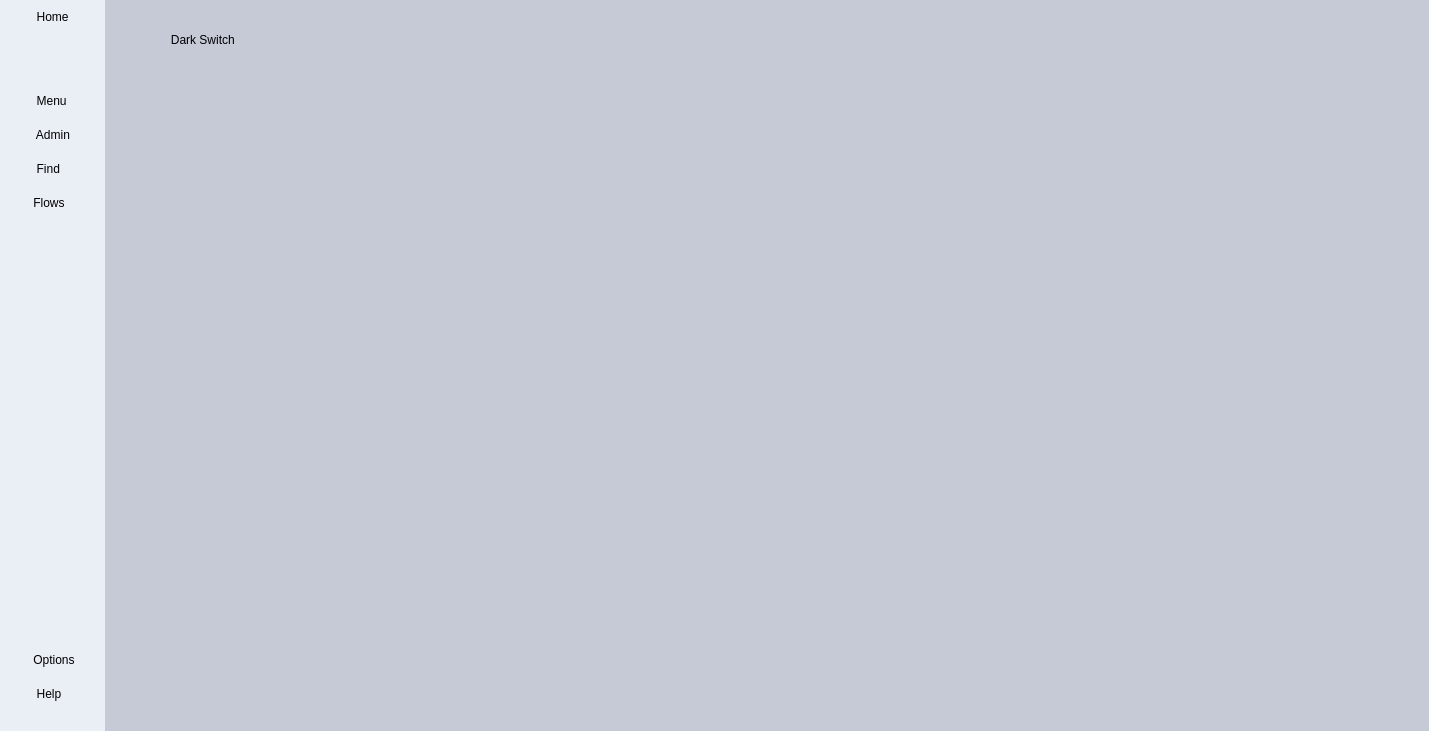
<?xml version="1.0" encoding="UTF-8"?>
<ui version="4.0">
 <class>MainApp</class>
 <widget class="QMainWindow" name="MainApp">
  <property name="geometry">
   <rect>
    <x>0</x>
    <y>0</y>
    <width>1429</width>
    <height>731</height>
   </rect>
  </property>
  <property name="windowTitle">
   <string/>
  </property>
  <property name="windowIcon">
   <iconset resource="../resources/resources.qrc">
    <normaloff>:/icons/icons/white/manage.png</normaloff>:/icons/icons/white/manage.png</iconset>
  </property>
  <property name="styleSheet">
   <string notr="true">*{
	border: none;
	background-color: transparent;
	background: none;
	margin: 0;
	padding: 0;
	color: black;
}

#MainGUI{
	background-color: #272727;
}

#SubMenu{
	background-color: #eaeff5;
}

QToolTip{
	background-color: #eaeff5; color: black;
}

#SubMenu QPushButton{
	font: 12pt &quot;Calibri&quot;;
	text-align: left;
	padding: 10px 20px;
}

#SubMenu QPushButton:Hover{
	background-color: #d4d8e2;
}

#SubMenu QPushButton:Focus{
	background-color: #c5cad6;
	border-left: 8px solid #000;
	font-size: 12.5pt;
		/*border-top-left-radius: 32px;
	border-bottom-left-radius: 32px;*/
}

#Content QHeaderView::section{background-color: #a2a6ae;border-radius:3px;font-size: 12pt;}
#Content QTableWidget::item{background-color: #c5cad6;}
#Content QTableWidget::item:Alternate{background-color: #a2a6ae;}
#Content QTableWidget::item:Hover{background-color: #d4d8e2;}

#Content QTreeView::item{background-color: #c5cad6;}
#Content QTreeView::item:Alternate{background-color: #a2a6ae;}
#Content QTreeView::item:Hover{background-color: #d4d8e2;}

#title, #title_2{
	font-size: 16pt;
	font-weight: bold;
}

#SupplyBtnContainer QPushButton{
	font: 12pt &quot;Calibri&quot;;
	text-align: left;
	padding: 10px 20px;
	border: 1px solid #202020;
	border-radius: 5px;
}

</string>
  </property>
  <property name="iconSize">
   <size>
    <width>45</width>
    <height>45</height>
   </size>
  </property>
  <widget class="QWidget" name="MainGUI">
   <layout class="QGridLayout" name="gridLayout_2">
    <property name="leftMargin">
     <number>0</number>
    </property>
    <property name="topMargin">
     <number>0</number>
    </property>
    <property name="rightMargin">
     <number>0</number>
    </property>
    <property name="bottomMargin">
     <number>0</number>
    </property>
    <property name="spacing">
     <number>0</number>
    </property>
    <item row="0" column="0">
     <widget class="QWidget" name="Menu" native="true">
      <layout class="QVBoxLayout" name="verticalLayout">
       <property name="spacing">
        <number>0</number>
       </property>
       <property name="leftMargin">
        <number>0</number>
       </property>
       <property name="topMargin">
        <number>0</number>
       </property>
       <property name="rightMargin">
        <number>0</number>
       </property>
       <property name="bottomMargin">
        <number>0</number>
       </property>
       <item alignment="Qt::AlignLeft">
        <widget class="QWidget" name="SubMenu" native="true">
         <layout class="QVBoxLayout" name="verticalLayout_2">
          <property name="spacing">
           <number>0</number>
          </property>
          <property name="leftMargin">
           <number>0</number>
          </property>
          <property name="topMargin">
           <number>0</number>
          </property>
          <property name="rightMargin">
           <number>0</number>
          </property>
          <property name="bottomMargin">
           <number>0</number>
          </property>
          <item>
           <widget class="QFrame" name="MenuFrame">
            <property name="frameShape">
             <enum>QFrame::StyledPanel</enum>
            </property>
            <property name="frameShadow">
             <enum>QFrame::Raised</enum>
            </property>
            <layout class="QHBoxLayout" name="horizontalLayout_2">
             <property name="spacing">
              <number>0</number>
             </property>
             <property name="leftMargin">
              <number>0</number>
             </property>
             <property name="topMargin">
              <number>0</number>
             </property>
             <property name="rightMargin">
              <number>0</number>
             </property>
             <property name="bottomMargin">
              <number>0</number>
             </property>
             <item>
              <widget class="QPushButton" name="HomeBtn">
               <property name="focusPolicy">
                <enum>Qt::ClickFocus</enum>
               </property>
               <property name="toolTip">
                <string>Home</string>
               </property>
               <property name="styleSheet">
                <string notr="true"/>
               </property>
               <property name="text">
                <string>     Home</string>
               </property>
               <property name="icon">
                <iconset resource="../resources/resources.qrc">
                 <normaloff>:/icons/icons/black/home.png</normaloff>:/icons/icons/black/home.png</iconset>
               </property>
               <property name="iconSize">
                <size>
                 <width>48</width>
                 <height>48</height>
                </size>
               </property>
              </widget>
             </item>
            </layout>
           </widget>
          </item>
          <item alignment="Qt::AlignTop">
           <widget class="QFrame" name="HomeFrame">
            <property name="frameShape">
             <enum>QFrame::StyledPanel</enum>
            </property>
            <property name="frameShadow">
             <enum>QFrame::Raised</enum>
            </property>
            <layout class="QVBoxLayout" name="verticalLayout_4">
             <property name="spacing">
              <number>0</number>
             </property>
             <property name="leftMargin">
              <number>0</number>
             </property>
             <property name="topMargin">
              <number>50</number>
             </property>
             <property name="rightMargin">
              <number>0</number>
             </property>
             <property name="bottomMargin">
              <number>20</number>
             </property>
             <item>
              <widget class="QPushButton" name="MenuBtn">
               <property name="focusPolicy">
                <enum>Qt::ClickFocus</enum>
               </property>
               <property name="toolTip">
                <string>Menu</string>
               </property>
               <property name="styleSheet">
                <string notr="true"/>
               </property>
               <property name="text">
                <string>     Menu   </string>
               </property>
               <property name="icon">
                <iconset resource="../resources/resources.qrc">
                 <normaloff>:/icons/icons/black/menu.svg</normaloff>:/icons/icons/black/menu.svg</iconset>
               </property>
               <property name="iconSize">
                <size>
                 <width>48</width>
                 <height>48</height>
                </size>
               </property>
              </widget>
             </item>
             <item>
              <widget class="QPushButton" name="AdminBtn">
               <property name="focusPolicy">
                <enum>Qt::ClickFocus</enum>
               </property>
               <property name="toolTip">
                <string>Administrator Account</string>
               </property>
               <property name="styleSheet">
                <string notr="true"/>
               </property>
               <property name="text">
                <string>     Admin</string>
               </property>
               <property name="icon">
                <iconset resource="../resources/resources.qrc">
                 <normaloff>:/icons/icons/black/admin.png</normaloff>:/icons/icons/black/admin.png</iconset>
               </property>
               <property name="iconSize">
                <size>
                 <width>48</width>
                 <height>48</height>
                </size>
               </property>
              </widget>
             </item>
             <item>
              <widget class="QPushButton" name="FindBtn">
               <property name="focusPolicy">
                <enum>Qt::ClickFocus</enum>
               </property>
               <property name="toolTip">
                <string>Find Users / Materials</string>
               </property>
               <property name="text">
                <string>     Find</string>
               </property>
               <property name="icon">
                <iconset resource="../resources/resources.qrc">
                 <normaloff>:/icons/icons/black/find.png</normaloff>:/icons/icons/black/find.png</iconset>
               </property>
               <property name="iconSize">
                <size>
                 <width>48</width>
                 <height>48</height>
                </size>
               </property>
              </widget>
             </item>
             <item>
              <widget class="QPushButton" name="FlowsBtn">
               <property name="focusPolicy">
                <enum>Qt::ClickFocus</enum>
               </property>
               <property name="toolTip">
                <string>See the current flow of materials</string>
               </property>
               <property name="text">
                <string>    Flows    </string>
               </property>
               <property name="icon">
                <iconset resource="../resources/resources.qrc">
                 <normaloff>:/icons/icons/black/flows.png</normaloff>:/icons/icons/black/flows.png</iconset>
               </property>
               <property name="iconSize">
                <size>
                 <width>48</width>
                 <height>48</height>
                </size>
               </property>
              </widget>
             </item>
            </layout>
           </widget>
          </item>
          <item>
           <spacer name="verticalSpacer">
            <property name="orientation">
             <enum>Qt::Vertical</enum>
            </property>
            <property name="sizeHint" stdset="0">
             <size>
              <width>20</width>
              <height>40</height>
             </size>
            </property>
           </spacer>
          </item>
          <item>
           <widget class="QFrame" name="OptionsFrame">
            <property name="frameShape">
             <enum>QFrame::StyledPanel</enum>
            </property>
            <property name="frameShadow">
             <enum>QFrame::Raised</enum>
            </property>
            <layout class="QVBoxLayout" name="verticalLayout_3">
             <property name="spacing">
              <number>0</number>
             </property>
             <property name="leftMargin">
              <number>0</number>
             </property>
             <property name="topMargin">
              <number>20</number>
             </property>
             <property name="rightMargin">
              <number>0</number>
             </property>
             <property name="bottomMargin">
              <number>20</number>
             </property>
             <item>
              <widget class="QPushButton" name="OptionsBtn">
               <property name="focusPolicy">
                <enum>Qt::ClickFocus</enum>
               </property>
               <property name="toolTip">
                <string>View the settings</string>
               </property>
               <property name="styleSheet">
                <string notr="true"/>
               </property>
               <property name="text">
                <string>    Options   </string>
               </property>
               <property name="icon">
                <iconset resource="../resources/resources.qrc">
                 <normaloff>:/icons/icons/black/options.png</normaloff>:/icons/icons/black/options.png</iconset>
               </property>
               <property name="iconSize">
                <size>
                 <width>48</width>
                 <height>48</height>
                </size>
               </property>
              </widget>
             </item>
             <item>
              <widget class="QPushButton" name="HelpBtn">
               <property name="focusPolicy">
                <enum>Qt::ClickFocus</enum>
               </property>
               <property name="toolTip">
                <string>How to use the App</string>
               </property>
               <property name="styleSheet">
                <string notr="true"/>
               </property>
               <property name="text">
                <string>     Help</string>
               </property>
               <property name="icon">
                <iconset resource="../resources/resources.qrc">
                 <normaloff>:/icons/icons/black/help.png</normaloff>:/icons/icons/black/help.png</iconset>
               </property>
               <property name="iconSize">
                <size>
                 <width>48</width>
                 <height>48</height>
                </size>
               </property>
              </widget>
             </item>
            </layout>
           </widget>
          </item>
         </layout>
        </widget>
       </item>
      </layout>
     </widget>
    </item>
    <item row="0" column="1">
     <widget class="QWidget" name="Body" native="true">
      <property name="sizePolicy">
       <sizepolicy hsizetype="Expanding" vsizetype="Preferred">
        <horstretch>0</horstretch>
        <verstretch>0</verstretch>
       </sizepolicy>
      </property>
      <property name="styleSheet">
       <string notr="true">background-color: #c5cad6;</string>
      </property>
      <layout class="QGridLayout" name="gridLayout">
       <item row="0" column="0">
        <widget class="QStackedWidget" name="Content">
         <property name="currentIndex">
          <number>5</number>
         </property>
         <widget class="QWidget" name="HomePage">
          <layout class="QHBoxLayout" name="horizontalLayout">
           <item>
            <widget class="QFrame" name="HomeContainer">
             <property name="frameShape">
              <enum>QFrame::StyledPanel</enum>
             </property>
             <property name="frameShadow">
              <enum>QFrame::Raised</enum>
             </property>
             <layout class="QVBoxLayout" name="verticalLayout_5" stretch="1,6">
              <property name="topMargin">
               <number>0</number>
              </property>
              <item>
               <widget class="QFrame" name="HomeHeader">
                <property name="frameShape">
                 <enum>QFrame::StyledPanel</enum>
                </property>
                <property name="frameShadow">
                 <enum>QFrame::Raised</enum>
                </property>
                <layout class="QHBoxLayout" name="horizontalLayout_3">
                 <item>
                  <spacer name="horizontalSpacer">
                   <property name="orientation">
                    <enum>Qt::Horizontal</enum>
                   </property>
                   <property name="sizeHint" stdset="0">
                    <size>
                     <width>310</width>
                     <height>20</height>
                    </size>
                   </property>
                  </spacer>
                 </item>
                 <item>
                  <widget class="QLabel" name="title">
                   <property name="text">
                    <string>IT Inventory Management</string>
                   </property>
                  </widget>
                 </item>
                 <item>
                  <spacer name="horizontalSpacer_2">
                   <property name="orientation">
                    <enum>Qt::Horizontal</enum>
                   </property>
                   <property name="sizeHint" stdset="0">
                    <size>
                     <width>309</width>
                     <height>20</height>
                    </size>
                   </property>
                  </spacer>
                 </item>
                 <item>
                  <widget class="QPushButton" name="NotifBtn">
                   <property name="focusPolicy">
                    <enum>Qt::NoFocus</enum>
                   </property>
                   <property name="text">
                    <string/>
                   </property>
                   <property name="icon">
                    <iconset resource="../resources/resources.qrc">
                     <normaloff>:/icons/icons/black/notification_off.png</normaloff>:/icons/icons/black/notification_off.png</iconset>
                   </property>
                   <property name="iconSize">
                    <size>
                     <width>45</width>
                     <height>45</height>
                    </size>
                   </property>
                  </widget>
                 </item>
                </layout>
               </widget>
              </item>
              <item>
               <widget class="QFrame" name="HomeBody">
                <property name="frameShape">
                 <enum>QFrame::StyledPanel</enum>
                </property>
                <property name="frameShadow">
                 <enum>QFrame::Raised</enum>
                </property>
                <layout class="QHBoxLayout" name="horizontalLayout_5">
                 <item>
                  <widget class="QTableWidget" name="tableWidget">
                   <property name="focusPolicy">
                    <enum>Qt::NoFocus</enum>
                   </property>
                   <property name="sizeAdjustPolicy">
                    <enum>QAbstractScrollArea::AdjustToContents</enum>
                   </property>
                   <property name="autoScroll">
                    <bool>false</bool>
                   </property>
                   <property name="editTriggers">
                    <set>QAbstractItemView::NoEditTriggers</set>
                   </property>
                   <property name="tabKeyNavigation">
                    <bool>false</bool>
                   </property>
                   <property name="alternatingRowColors">
                    <bool>true</bool>
                   </property>
                   <property name="selectionMode">
                    <enum>QAbstractItemView::NoSelection</enum>
                   </property>
                   <property name="selectionBehavior">
                    <enum>QAbstractItemView::SelectItems</enum>
                   </property>
                   <property name="verticalScrollMode">
                    <enum>QAbstractItemView::ScrollPerPixel</enum>
                   </property>
                   <property name="showGrid">
                    <bool>true</bool>
                   </property>
                   <property name="gridStyle">
                    <enum>Qt::SolidLine</enum>
                   </property>
                   <property name="columnCount">
                    <number>0</number>
                   </property>
                   <attribute name="horizontalHeaderMinimumSectionSize">
                    <number>50</number>
                   </attribute>
                   <attribute name="horizontalHeaderDefaultSectionSize">
                    <number>50</number>
                   </attribute>
                   <attribute name="horizontalHeaderShowSortIndicator" stdset="0">
                    <bool>true</bool>
                   </attribute>
                   <attribute name="horizontalHeaderStretchLastSection">
                    <bool>false</bool>
                   </attribute>
                   <attribute name="verticalHeaderMinimumSectionSize">
                    <number>30</number>
                   </attribute>
                   <attribute name="verticalHeaderStretchLastSection">
                    <bool>false</bool>
                   </attribute>
                   <row>
                    <property name="text">
                     <string/>
                    </property>
                    <property name="textAlignment">
                     <set>AlignCenter</set>
                    </property>
                   </row>
                   <row>
                    <property name="text">
                     <string/>
                    </property>
                   </row>
                   <row>
                    <property name="text">
                     <string/>
                    </property>
                   </row>
                   <row>
                    <property name="text">
                     <string/>
                    </property>
                   </row>
                   <row>
                    <property name="text">
                     <string/>
                    </property>
                   </row>
                   <row>
                    <property name="text">
                     <string/>
                    </property>
                   </row>
                   <row>
                    <property name="text">
                     <string/>
                    </property>
                   </row>
                   <row>
                    <property name="text">
                     <string/>
                    </property>
                   </row>
                   <row>
                    <property name="text">
                     <string/>
                    </property>
                   </row>
                   <row>
                    <property name="text">
                     <string/>
                    </property>
                   </row>
                   <row>
                    <property name="text">
                     <string/>
                    </property>
                   </row>
                   <row>
                    <property name="text">
                     <string/>
                    </property>
                   </row>
                   <row>
                    <property name="text">
                     <string/>
                    </property>
                   </row>
                   <row>
                    <property name="text">
                     <string/>
                    </property>
                   </row>
                   <row>
                    <property name="text">
                     <string/>
                    </property>
                   </row>
                   <row>
                    <property name="text">
                     <string/>
                    </property>
                   </row>
                   <row>
                    <property name="text">
                     <string/>
                    </property>
                   </row>
                   <row>
                    <property name="text">
                     <string/>
                    </property>
                   </row>
                  </widget>
                 </item>
                </layout>
               </widget>
              </item>
             </layout>
            </widget>
           </item>
          </layout>
         </widget>
         <widget class="QWidget" name="MenuPage">
          <layout class="QVBoxLayout" name="verticalLayout_6">
           <item>
            <widget class="QFrame" name="MenuContainer">
             <property name="frameShape">
              <enum>QFrame::StyledPanel</enum>
             </property>
             <property name="frameShadow">
              <enum>QFrame::Raised</enum>
             </property>
             <layout class="QVBoxLayout" name="verticalLayout_7" stretch="8,1,8">
              <property name="leftMargin">
               <number>0</number>
              </property>
              <property name="topMargin">
               <number>0</number>
              </property>
              <property name="rightMargin">
               <number>0</number>
              </property>
              <property name="bottomMargin">
               <number>0</number>
              </property>
              <item>
               <widget class="QFrame" name="SupplyMenu">
                <property name="frameShape">
                 <enum>QFrame::StyledPanel</enum>
                </property>
                <property name="frameShadow">
                 <enum>QFrame::Raised</enum>
                </property>
                <layout class="QVBoxLayout" name="verticalLayout_8" stretch="1,6">
                 <item>
                  <widget class="QFrame" name="SupplyTitle">
                   <property name="frameShape">
                    <enum>QFrame::StyledPanel</enum>
                   </property>
                   <property name="frameShadow">
                    <enum>QFrame::Raised</enum>
                   </property>
                   <layout class="QHBoxLayout" name="horizontalLayout_6">
                    <property name="leftMargin">
                     <number>90</number>
                    </property>
                    <item>
                     <widget class="QLabel" name="label">
                      <property name="text">
                       <string>Supply</string>
                      </property>
                     </widget>
                    </item>
                    <item>
                     <spacer name="horizontalSpacer_3">
                      <property name="orientation">
                       <enum>Qt::Horizontal</enum>
                      </property>
                      <property name="sizeHint" stdset="0">
                       <size>
                        <width>984</width>
                        <height>20</height>
                       </size>
                      </property>
                     </spacer>
                    </item>
                   </layout>
                  </widget>
                 </item>
                 <item>
                  <widget class="QFrame" name="SupplyBtnContainer">
                   <property name="frameShape">
                    <enum>QFrame::StyledPanel</enum>
                   </property>
                   <property name="frameShadow">
                    <enum>QFrame::Raised</enum>
                   </property>
                   <widget class="QPushButton" name="pushButton">
                    <property name="geometry">
                     <rect>
                      <x>0</x>
                      <y>0</y>
                      <width>1008</width>
                      <height>91</height>
                     </rect>
                    </property>
                    <property name="text">
                     <string>PushButton</string>
                    </property>
                    <property name="iconSize">
                     <size>
                      <width>24</width>
                      <height>50</height>
                     </size>
                    </property>
                   </widget>
                   <widget class="QPushButton" name="pushButton_2">
                    <property name="geometry">
                     <rect>
                      <x>0</x>
                      <y>100</y>
                      <width>1008</width>
                      <height>91</height>
                     </rect>
                    </property>
                    <property name="text">
                     <string>PushButton</string>
                    </property>
                    <property name="iconSize">
                     <size>
                      <width>24</width>
                      <height>50</height>
                     </size>
                    </property>
                   </widget>
                  </widget>
                 </item>
                </layout>
               </widget>
              </item>
              <item>
               <spacer name="verticalSpacer_2">
                <property name="orientation">
                 <enum>Qt::Vertical</enum>
                </property>
                <property name="sizeHint" stdset="0">
                 <size>
                  <width>20</width>
                  <height>36</height>
                 </size>
                </property>
               </spacer>
              </item>
              <item>
               <widget class="QFrame" name="PeopleMenu">
                <property name="frameShape">
                 <enum>QFrame::StyledPanel</enum>
                </property>
                <property name="frameShadow">
                 <enum>QFrame::Raised</enum>
                </property>
                <layout class="QVBoxLayout" name="verticalLayout_9" stretch="1,6">
                 <item>
                  <widget class="QFrame" name="PeopleTitle">
                   <property name="frameShape">
                    <enum>QFrame::StyledPanel</enum>
                   </property>
                   <property name="frameShadow">
                    <enum>QFrame::Raised</enum>
                   </property>
                  </widget>
                 </item>
                 <item>
                  <widget class="QFrame" name="PeopleBtnContainer">
                   <property name="frameShape">
                    <enum>QFrame::StyledPanel</enum>
                   </property>
                   <property name="frameShadow">
                    <enum>QFrame::Raised</enum>
                   </property>
                  </widget>
                 </item>
                </layout>
               </widget>
              </item>
             </layout>
            </widget>
           </item>
          </layout>
         </widget>
         <widget class="QWidget" name="AdminPage"/>
         <widget class="QWidget" name="FindPage">
          <layout class="QHBoxLayout" name="horizontalLayout_4">
           <item>
            <widget class="QFrame" name="FindContainer">
             <property name="frameShape">
              <enum>QFrame::StyledPanel</enum>
             </property>
             <property name="frameShadow">
              <enum>QFrame::Raised</enum>
             </property>
             <layout class="QVBoxLayout" name="verticalLayout_10">
              <item>
               <widget class="QFrame" name="FindHeader">
                <property name="frameShape">
                 <enum>QFrame::StyledPanel</enum>
                </property>
                <property name="frameShadow">
                 <enum>QFrame::Raised</enum>
                </property>
                <layout class="QHBoxLayout" name="horizontalLayout_8">
                 <item>
                  <spacer name="horizontalSpacer_4">
                   <property name="orientation">
                    <enum>Qt::Horizontal</enum>
                   </property>
                   <property name="sizeHint" stdset="0">
                    <size>
                     <width>310</width>
                     <height>20</height>
                    </size>
                   </property>
                  </spacer>
                 </item>
                 <item>
                  <widget class="QLabel" name="title_2">
                   <property name="text">
                    <string>Search Materials : </string>
                   </property>
                  </widget>
                 </item>
                 <item>
                  <spacer name="horizontalSpacer_5">
                   <property name="orientation">
                    <enum>Qt::Horizontal</enum>
                   </property>
                   <property name="sizeHint" stdset="0">
                    <size>
                     <width>309</width>
                     <height>20</height>
                    </size>
                   </property>
                  </spacer>
                 </item>
                 <item>
                  <widget class="QPushButton" name="SearchBtn">
                   <property name="focusPolicy">
                    <enum>Qt::NoFocus</enum>
                   </property>
                   <property name="text">
                    <string/>
                   </property>
                   <property name="icon">
                    <iconset resource="../resources/resources.qrc">
                     <normaloff>:/icons/icons/black/find.png</normaloff>:/icons/icons/black/find.png</iconset>
                   </property>
                   <property name="iconSize">
                    <size>
                     <width>45</width>
                     <height>45</height>
                    </size>
                   </property>
                  </widget>
                 </item>
                </layout>
               </widget>
              </item>
              <item>
               <widget class="QFrame" name="FindBody">
                <property name="frameShape">
                 <enum>QFrame::StyledPanel</enum>
                </property>
                <property name="frameShadow">
                 <enum>QFrame::Raised</enum>
                </property>
                <layout class="QHBoxLayout" name="horizontalLayout_7">
                 <item>
                  <widget class="QTableWidget" name="findWidget">
                   <property name="focusPolicy">
                    <enum>Qt::NoFocus</enum>
                   </property>
                   <property name="sizeAdjustPolicy">
                    <enum>QAbstractScrollArea::AdjustToContents</enum>
                   </property>
                   <property name="autoScroll">
                    <bool>false</bool>
                   </property>
                   <property name="editTriggers">
                    <set>QAbstractItemView::NoEditTriggers</set>
                   </property>
                   <property name="tabKeyNavigation">
                    <bool>false</bool>
                   </property>
                   <property name="alternatingRowColors">
                    <bool>true</bool>
                   </property>
                   <property name="selectionMode">
                    <enum>QAbstractItemView::NoSelection</enum>
                   </property>
                   <property name="selectionBehavior">
                    <enum>QAbstractItemView::SelectItems</enum>
                   </property>
                   <property name="verticalScrollMode">
                    <enum>QAbstractItemView::ScrollPerPixel</enum>
                   </property>
                   <property name="showGrid">
                    <bool>true</bool>
                   </property>
                   <property name="gridStyle">
                    <enum>Qt::SolidLine</enum>
                   </property>
                   <property name="columnCount">
                    <number>0</number>
                   </property>
                   <attribute name="horizontalHeaderMinimumSectionSize">
                    <number>50</number>
                   </attribute>
                   <attribute name="horizontalHeaderDefaultSectionSize">
                    <number>50</number>
                   </attribute>
                   <attribute name="horizontalHeaderShowSortIndicator" stdset="0">
                    <bool>true</bool>
                   </attribute>
                   <attribute name="horizontalHeaderStretchLastSection">
                    <bool>false</bool>
                   </attribute>
                   <attribute name="verticalHeaderMinimumSectionSize">
                    <number>30</number>
                   </attribute>
                   <attribute name="verticalHeaderStretchLastSection">
                    <bool>false</bool>
                   </attribute>
                   <row>
                    <property name="text">
                     <string/>
                    </property>
                    <property name="textAlignment">
                     <set>AlignCenter</set>
                    </property>
                   </row>
                   <row>
                    <property name="text">
                     <string/>
                    </property>
                   </row>
                   <row>
                    <property name="text">
                     <string/>
                    </property>
                   </row>
                   <row>
                    <property name="text">
                     <string/>
                    </property>
                   </row>
                   <row>
                    <property name="text">
                     <string/>
                    </property>
                   </row>
                   <row>
                    <property name="text">
                     <string/>
                    </property>
                   </row>
                   <row>
                    <property name="text">
                     <string/>
                    </property>
                   </row>
                   <row>
                    <property name="text">
                     <string/>
                    </property>
                   </row>
                   <row>
                    <property name="text">
                     <string/>
                    </property>
                   </row>
                   <row>
                    <property name="text">
                     <string/>
                    </property>
                   </row>
                   <row>
                    <property name="text">
                     <string/>
                    </property>
                   </row>
                   <row>
                    <property name="text">
                     <string/>
                    </property>
                   </row>
                   <row>
                    <property name="text">
                     <string/>
                    </property>
                   </row>
                   <row>
                    <property name="text">
                     <string/>
                    </property>
                   </row>
                   <row>
                    <property name="text">
                     <string/>
                    </property>
                   </row>
                   <row>
                    <property name="text">
                     <string/>
                    </property>
                   </row>
                   <row>
                    <property name="text">
                     <string/>
                    </property>
                   </row>
                   <row>
                    <property name="text">
                     <string/>
                    </property>
                   </row>
                  </widget>
                 </item>
                </layout>
               </widget>
              </item>
             </layout>
            </widget>
           </item>
          </layout>
         </widget>
         <widget class="QWidget" name="FlowsPage">
          <widget class="QLabel" name="label_5">
           <property name="geometry">
            <rect>
             <x>250</x>
             <y>240</y>
             <width>191</width>
             <height>19</height>
            </rect>
           </property>
           <property name="text">
            <string>Flows Page</string>
           </property>
          </widget>
         </widget>
         <widget class="QWidget" name="OptionsPage">
          <widget class="QPushButton" name="LightBtn">
           <property name="geometry">
            <rect>
             <x>-10</x>
             <y>0</y>
             <width>191</width>
             <height>61</height>
            </rect>
           </property>
           <property name="focusPolicy">
            <enum>Qt::NoFocus</enum>
           </property>
           <property name="text">
            <string>  Dark Switch</string>
           </property>
           <property name="icon">
            <iconset resource="../resources/resources.qrc">
             <normaloff>:/icons/icons/black/off.png</normaloff>:/icons/icons/black/off.png</iconset>
           </property>
           <property name="iconSize">
            <size>
             <width>48</width>
             <height>48</height>
            </size>
           </property>
          </widget>
         </widget>
         <widget class="QWidget" name="HelpPage">
          <widget class="QLabel" name="label_7">
           <property name="geometry">
            <rect>
             <x>250</x>
             <y>250</y>
             <width>161</width>
             <height>19</height>
            </rect>
           </property>
           <property name="text">
            <string>Help Page</string>
           </property>
          </widget>
         </widget>
        </widget>
       </item>
      </layout>
     </widget>
    </item>
   </layout>
  </widget>
 </widget>
 <resources>
  <include location="../resources/resources.qrc"/>
 </resources>
 <connections/>
</ui>
